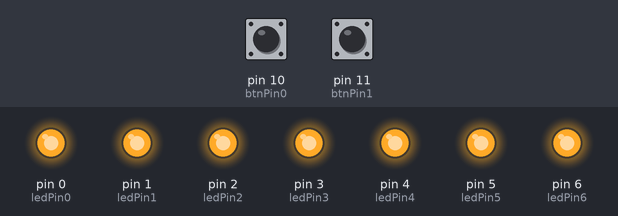
The sketch below on a simulated Arduino Uno, built with avr-gcc and run on an emulated ATmega328P. On the bench: output pins drawn as LEDs (lit = HIGH). The test bench sets the inputs (shaded band); at power-on: pin 10 (btnPin0) HIGH, pin 11 (btnPin1) LOW.

Above: at 0.1 s.
At 2.7 s:
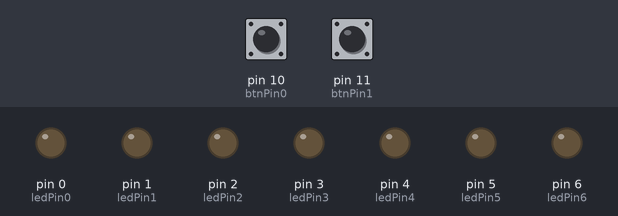
Timing chart, 0 to 3.0 s (numbered marks = the images above):
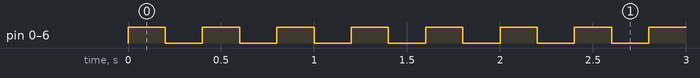

Measured:
- by itself, pin 0 (ledPin0), pin 1 (ledPin1), pin 2 (ledPin2), pin 3 (ledPin3), pin 4 (ledPin4), pin 5 (ledPin5), pin 6 (ledPin6): alternates HIGH for 0.20 s and LOW for 0.20 s

The sketch:

polling_ard.ino
```cpp
#define btnPin0 10
#define btnPin1 11
#define btnPin2 12
#define ledPin0 0
#define ledPin1 1
#define ledPin2 2
#define ledPin3 3
#define ledPin4 4
#define ledPin5 5
#define ledPin6 6

void setup() {
  // put your setup code here, to run once:
  //Inputs
  pinMode(btnPin0, INPUT);
  pinMode(btnPin1, INPUT);
  pinMode(btnPin2, INPUT);
  //Outputs
  pinMode(ledPin0, OUTPUT);
  pinMode(ledPin1, OUTPUT);
  pinMode(ledPin2, OUTPUT);
  pinMode(ledPin3, OUTPUT);
  pinMode(ledPin4, OUTPUT);
  pinMode(ledPin5, OUTPUT);
  pinMode(ledPin6, OUTPUT);
}

void loop() {
  // put your main code here, to run repeatedly:
  if(digitalRead(btnPin0) == LOW){
    digitalWrite(ledPin0, HIGH);
    delay(200);
    digitalWrite(ledPin1, HIGH);
    delay(200);
    digitalWrite(ledPin2, HIGH);
    delay(200);
    digitalWrite(ledPin3, HIGH);
    delay(200);
    digitalWrite(ledPin4, HIGH);
    delay(200);
    digitalWrite(ledPin5, HIGH);
    delay(200);
    digitalWrite(ledPin6, HIGH);
  }
  else if(digitalRead(btnPin1) == LOW){
    int i = 0;
    while(i < strlen("amirreza")){
      pulse();
      i++;
    }
    state(HIGH);
  }
  else if(digitalRead(btnPin2) == LOW){
    state(LOW);
  }
}
void state(int o){
  digitalWrite(ledPin0, o);
  digitalWrite(ledPin1, o);
  digitalWrite(ledPin2, o);
  digitalWrite(ledPin3, o);
  digitalWrite(ledPin4, o);
  digitalWrite(ledPin5, o);
  digitalWrite(ledPin6, o);
}
void pulse(){
  state(HIGH);
  delay(200);
  state(LOW);
  delay(200);
}
```
